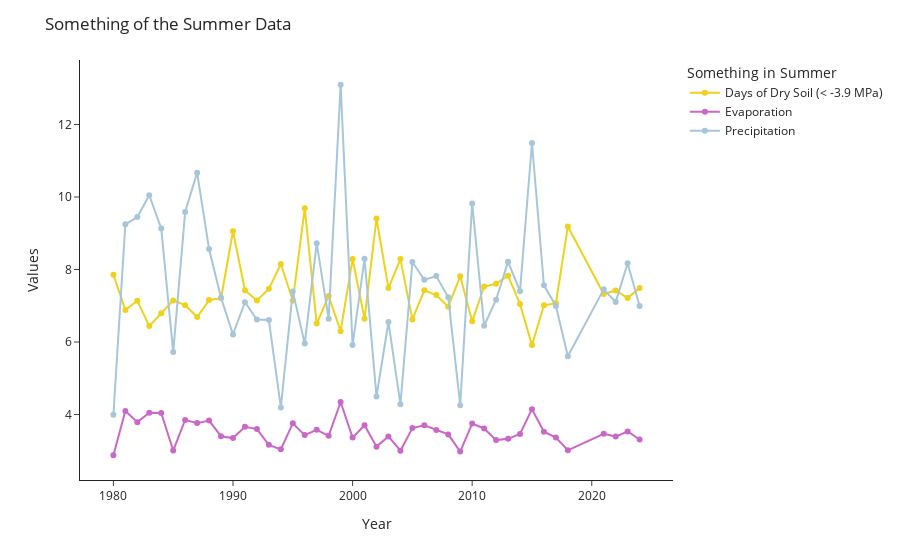

The notebook cell this image was saved under:
### Code cell
# plot a line graph of drysoildays_summer_whole, evap_summer, nondryswa_summer_whole, ppt_summer, and tmax_summer
fig = px.line(summer_copy, x='year', y=['drysoildays_summer_whole', 'evap_summer', 'ppt_summer'], 
              hover_name='year', template='simple_white', color_discrete_sequence=["#EED21B", "#CA68C8", "#A7C6DA"])

fig.for_each_trace(lambda trace: trace.update(name = trace.name.replace('drysoildays_summer_whole', 'Days of Dry Soil (< -3.9 MPa)')
                                                      .replace('evap_summer', 'Evaporation')
                                                      .replace('ppt_summer', 'Precipitation')))

fig.update_traces(mode = 'markers+lines', hovertemplate=None)
fig.update_layout(title='Something of the Summer Data', xaxis_title='Year', yaxis_title='Values', hovermode = 'x', legend_title='Summer Indicators')

fig.show()

### Figure 1 — Plotly figure (JSON) as saved in the notebook; plotly's stock layout.template omitted (floating-point values rounded to 4 significant figures)
{"data": [{"hovertext": [1980, 1981, 1982, 1983, 1984, 1985, 1986, 1987, 1988, 1989, 1990, 1991, 1992, 1993, 1994, 1995, 1996, 1997, 1998, 1999, 2000, 2001, 2002, 2003, 2004, 2005, 2006, 2007, 2008, 2009, 2010, 2011, 2012, 2013, 2014, 2015, 2016, 2017, 2018, 2021, 2022, 2023, 2024], "legendgroup": "drysoildays_summer_whole", "line": {"color": "#EED21B", "dash": "solid"}, "marker": {"symbol": "circle"}, "mode": "markers+lines", "name": "Days of Dry Soil (< -3.9 MPa)", "orientation": "v", "showlegend": true, "type": "scatter", "x": [1980, 1981, 1982, 1983, 1984, 1985, 1986, 1987, 1988, 1989, 1990, 1991, 1992, 1993, 1994, 1995, 1996, 1997, 1998, 1999, 2000, 2001, 2002, 2003, 2004, 2005, 2006, 2007, 2008, 2009, 2010, 2011, 2012, 2013, 2014, 2015, 2016, 2017, 2018, 2021, 2022, 2023, 2024], "xaxis": "x", "y": [7.856, 6.881, 7.139, 6.44, 6.792, 7.147, 7.016, 6.688, 7.156, 7.207, 9.056, 7.429, 7.146, 7.466, 8.152, 7.144, 9.688, 6.51, 7.269, 6.3, 8.289, 6.645, 9.407, 7.487, 8.287, 6.622, 7.426, 7.296, 6.973, 7.811, 6.57, 7.531, 7.607, 7.828, 7.047, 5.915, 7.012, 7.067, 9.188, 7.325, 7.423, 7.213, 7.487], "yaxis": "y"}, {"hovertext": [1980, 1981, 1982, 1983, 1984, 1985, 1986, 1987, 1988, 1989, 1990, 1991, 1992, 1993, 1994, 1995, 1996, 1997, 1998, 1999, 2000, 2001, 2002, 2003, 2004, 2005, 2006, 2007, 2008, 2009, 2010, 2011, 2012, 2013, 2014, 2015, 2016, 2017, 2018, 2021, 2022, 2023, 2024], "legendgroup": "evap_summer", "line": {"color": "#CA68C8", "dash": "solid"}, "marker": {"symbol": "circle"}, "mode": "markers+lines", "name": "Evaporation", "orientation": "v", "showlegend": true, "type": "scatter", "x": [1980, 1981, 1982, 1983, 1984, 1985, 1986, 1987, 1988, 1989, 1990, 1991, 1992, 1993, 1994, 1995, 1996, 1997, 1998, 1999, 2000, 2001, 2002, 2003, 2004, 2005, 2006, 2007, 2008, 2009, 2010, 2011, 2012, 2013, 2014, 2015, 2016, 2017, 2018, 2021, 2022, 2023, 2024], "xaxis": "x", "y": [2.877, 4.098, 3.79, 4.05, 4.044, 3.006, 3.852, 3.763, 3.832, 3.401, 3.35, 3.661, 3.598, 3.164, 3.039, 3.756, 3.432, 3.577, 3.411, 4.344, 3.363, 3.703, 3.114, 3.396, 3.002, 3.627, 3.701, 3.574, 3.451, 2.978, 3.75, 3.615, 3.294, 3.33, 3.465, 4.148, 3.527, 3.364, 3.013, 3.467, 3.392, 3.535, 3.31], "yaxis": "y"}, {"hovertext": [1980, 1981, 1982, 1983, 1984, 1985, 1986, 1987, 1988, 1989, 1990, 1991, 1992, 1993, 1994, 1995, 1996, 1997, 1998, 1999, 2000, 2001, 2002, 2003, 2004, 2005, 2006, 2007, 2008, 2009, 2010, 2011, 2012, 2013, 2014, 2015, 2016, 2017, 2018, 2021, 2022, 2023, 2024], "legendgroup": "ppt_summer", "line": {"color": "#A7C6DA", "dash": "solid"}, "marker": {"symbol": "circle"}, "mode": "markers+lines", "name": "Precipitation", "orientation": "v", "showlegend": true, "type": "scatter", "x": [1980, 1981, 1982, 1983, 1984, 1985, 1986, 1987, 1988, 1989, 1990, 1991, 1992, 1993, 1994, 1995, 1996, 1997, 1998, 1999, 2000, 2001, 2002, 2003, 2004, 2005, 2006, 2007, 2008, 2009, 2010, 2011, 2012, 2013, 2014, 2015, 2016, 2017, 2018, 2021, 2022, 2023, 2024], "xaxis": "x", "y": [3.993, 9.247, 9.448, 10.05, 9.134, 5.723, 9.585, 10.67, 8.564, 7.221, 6.21, 7.097, 6.621, 6.607, 4.194, 7.396, 5.956, 8.723, 6.644, 13.1, 5.916, 8.295, 4.497, 6.551, 4.28, 8.206, 7.717, 7.818, 7.233, 4.256, 9.824, 6.448, 7.166, 8.211, 7.403, 11.49, 7.564, 6.995, 5.608, 7.452, 7.103, 8.171, 6.994], "yaxis": "y"}], "layout": {"hovermode": "x", "legend": {"title": {"text": "Something in Summer"}, "tracegroupgap": 0}, "margin": {"t": 60}, "title": {"text": "Something of the Summer Data"}, "xaxis": {"anchor": "y", "domain": [0, 1], "title": {"text": "Year"}}, "yaxis": {"anchor": "x", "domain": [0, 1], "title": {"text": "Values"}}}}
